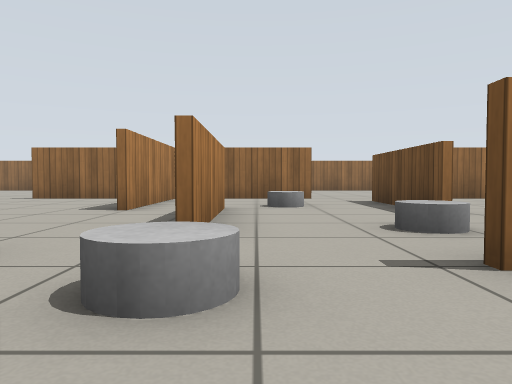
view 1 (above)

16 first-person views from a walk through a world built for the Gazebo simulator. The camera is 0.48 m above the floor, tilts 2° down and sees 70° across. The floor is counted in squares, 1 m on a side. Each view is taken from the middle of a square. On the plan, view 1 faces up. The plan holds only what a view shows up to about 9 squares ahead; the rest is blank. Gazebo's built-in surfaces are drawn with simple patterns.

view 2
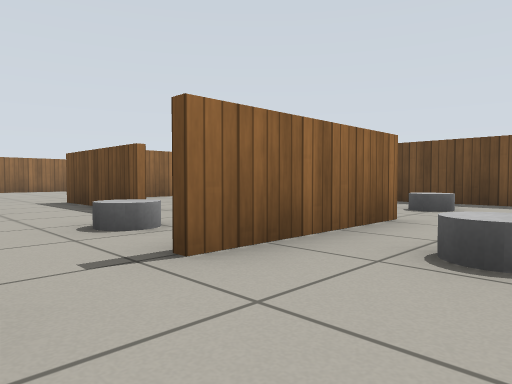

view 3
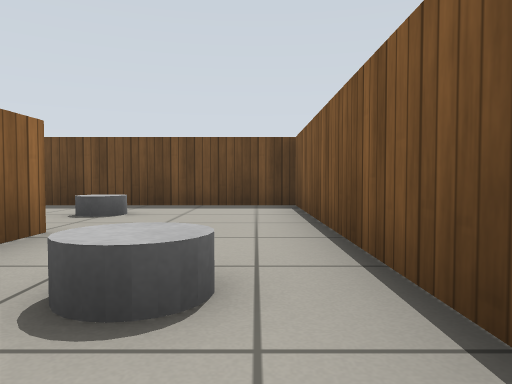

view 4
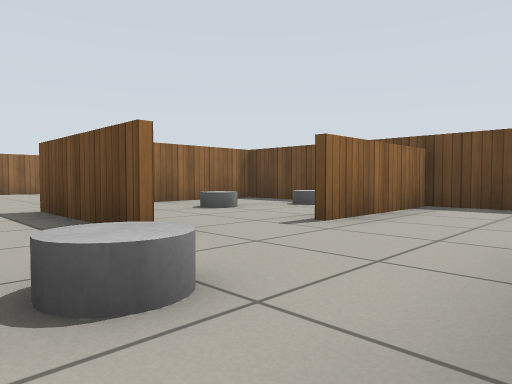

view 5
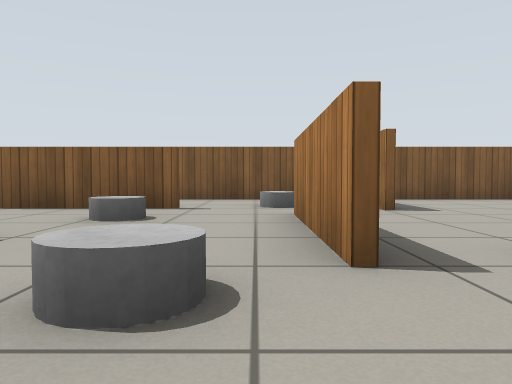

view 6
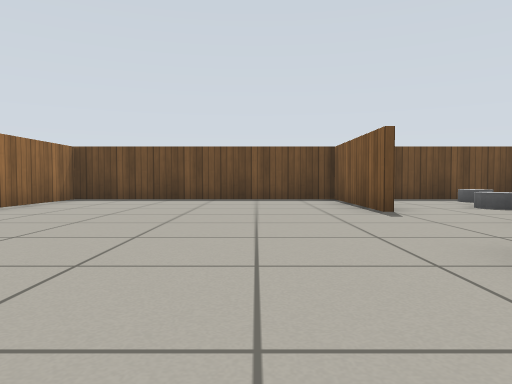

view 7
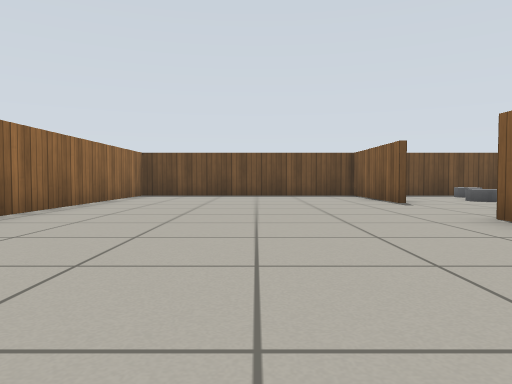

view 8
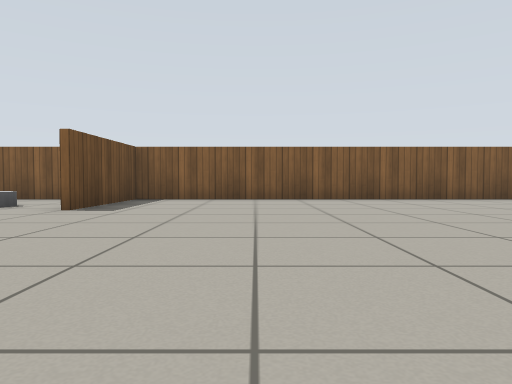

view 9
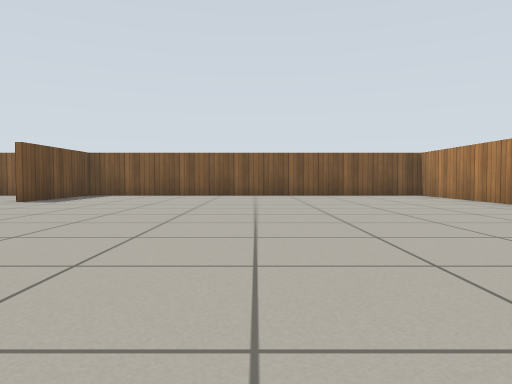

view 10
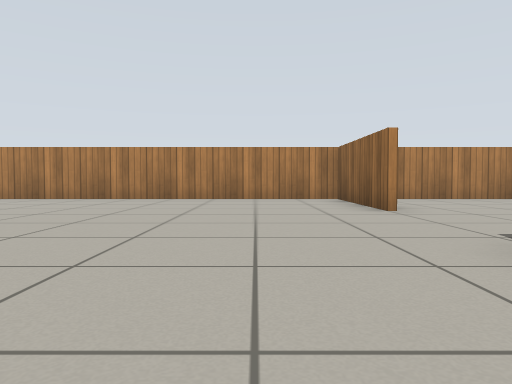

view 11
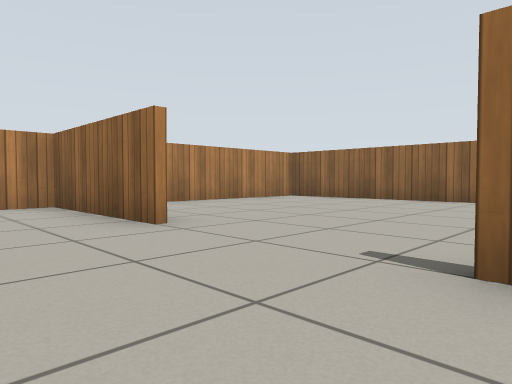

view 12
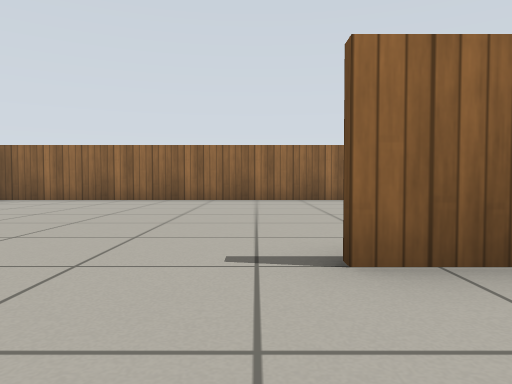

view 13
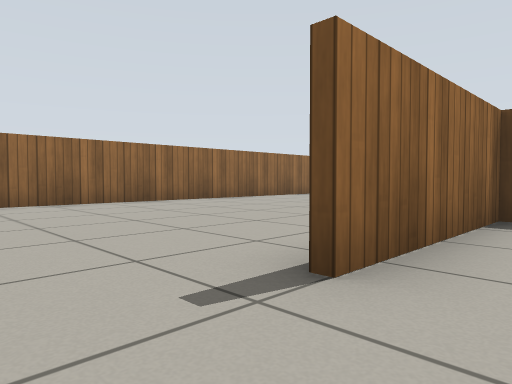

view 14
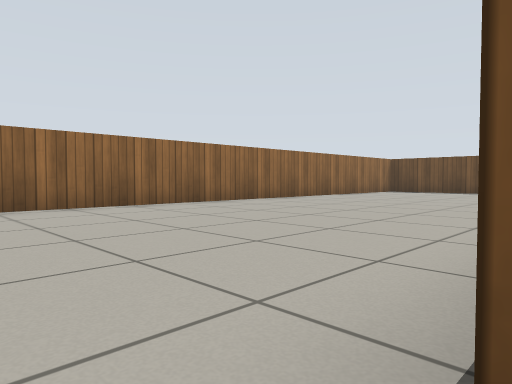

view 15
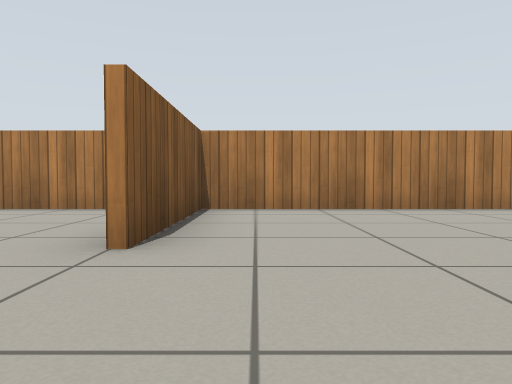

view 16
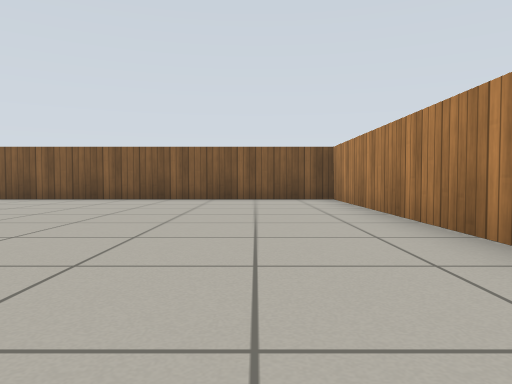

### Floor plan
Points are (right, up) in squares from view 1. A wall is a line through its corners. A room is listed if a view was taken in it or the views show most of it. See-through windows are left out.
Room 1 (views 1, 2, 3, 4, 5)
walls: (4.4, 1.9) (1.2, 1.9); (1.2, 2) (4.2, 2); (2.5, 5) (2.5, 8.1); (-0.5, 6.1) (-0.5, 3); (7.6, 4.4) (4.5, 4.4); (-1, -0.7) (7.7, -0.7) (7.7, 4.9); (1.4, 9) (-2, 9) (-2, 5.6)
ways out: opening at (-1, 3) to room 2; opening at (2, 8) to room 2; opening at (4, 6) to room 3
objects: grey cylinder (0, 1) to (0, 2); grey cylinder (0, 6) to (1, 7); grey cylinder (2, 0) to (3, 1); grey cylinder (2, 3) to (2, 4); grey cylinder (6, 2)
Room 2 (views 6, 7, 8, 9, 10, 11, 12, 13, 14, 15, 16)
walls: (-2.1, 9) (-5.5, 9); (-8.4, 9) (-11.8, 9) (-11.8, -0.7) (-2.1, -0.7) (-2.1, 2.4); (4.2, 9.1) (7.7, 9.1) (7.7, 15.3) (-11.9, 15.3); (-11.8, 14.1) (-11.8, 9.1) (-8.4, 9.1)
ways out: opening at (-1, 3) to room 1; opening at (2, 8) to room 1; opening at (4.5, 7.5) to room 3
Room 3 (no view inside)
walls: (6.9, 9) (4.7, 9); (7.7, 4.9) (7.7, 8.1)
ways out: opening at (4, 6) to room 1; opening at (4.5, 7.5) to room 2
objects: grey cylinder (5, 7); grey cylinder (7, 6)

Positions as (right, up) in squares from view 1, and headings:
1: (0, 0), facing up
2: (0, 0), facing up-right
3: (1, 0), facing right
4: (1, 2), facing up-right
5: (0, 8), facing down
6: (-1, 11), facing right
7: (-3, 12), facing right
8: (-5, 8), facing down
9: (-7, 10), facing down
10: (-3, 7), facing left
11: (-5, 7), facing up-left
12: (-6, 7), facing up
13: (-7, 8), facing up-right
14: (-6, 9), facing up-right
15: (-6, 10), facing left
16: (-10, 8), facing down
